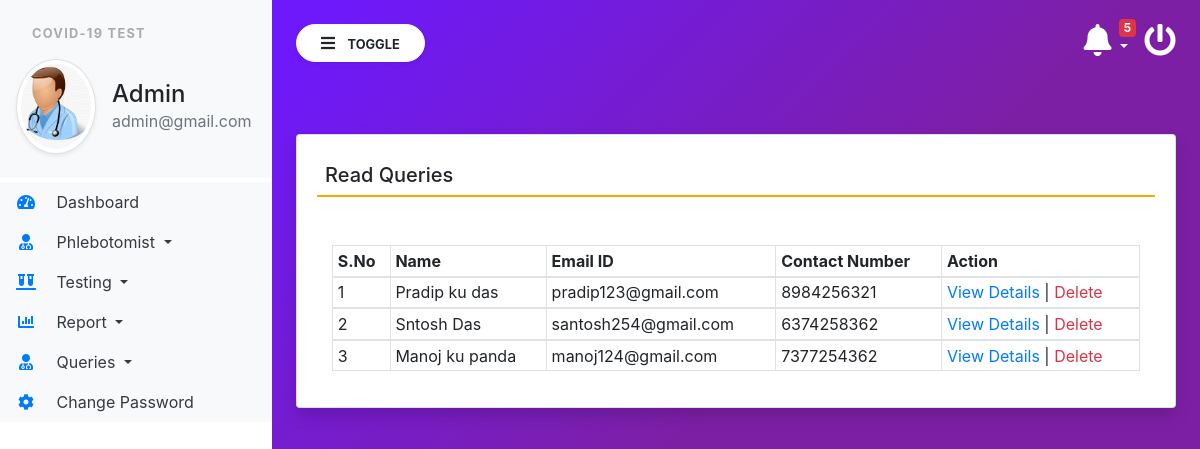
Screenshot of /read_queries (signed in) with the database file from the repository.
### covid/models.py (models this page shows, shortened)
class Contact(models.Model):
    name = models.CharField(max_length=100, null=True)
    emailid = models.CharField(max_length=50, null=True)
    contact = models.CharField(max_length=15, null=True)
    symptoms = models.CharField(max_length=150, null=True)
    message = models.CharField(max_length=300, null=True)
    msgdate = models.DateField(null=True)
    isread = models.CharField(max_length=10, null=True)

### covid/views.py (the view)
# urls.py: path('read_queries', read_queries, name='read_queries'),
def read_queries(request):
    if not request.user.is_authenticated:
        return redirect('login')
    contact = Contact.objects.filter(isread="yes")
    return render(request,'read_queries.html', locals())

### covid/templatetags/custom_tag.py (called while the page is built)
@register.filter(name = 'notification')
def notification(obj):
    test  = Testrecord.objects.filter(ReportStatus="Not Processed yet")
    return test

@register.simple_tag()
def notificationcount(*args, **kwargs):
    testcount  = Testrecord.objects.filter(ReportStatus="Not Processed yet").count()
    return testcount

### covid/templates/read_queries.html
{% extends 'admin_base.html' %}
{% block main  %}
<div class="card shadow mt-5">
    <div class="card-body">
        <h5 class="p-2" style="border-bottom: 2px solid orange;">Read Queries </h5>
        <div class="container-fluid mt-5">
            <table class="table table-bordered table-sm" id="example">
                <thead>
                <tr>
                    <th>S.No</th>
                    <th>Name</th>
                    <th>Email ID</th>
                    <th>Contact Number</th>
                    <th>Action</th>
                </tr>
                </thead>
                {% for i in contact %}
                <tbody>
                <tr>
                    <td>{{forloop.counter}}</td>
                    <td>{{i.name}}</td>
                    <td>{{i.emailid}}</td>
                    <td>{{i.contact}}</td>
                    <td><a href="{% url 'view_queries' i.id %}" class="text-primary">View Details</a> |
                        <a href="{% url 'delete_contact' i.id %}" class="text-danger"
                           onclick="return confirm('Are you sure to delete this Queries ?')">Delete</a></td>
                </tr>
                {% endfor %}
                </tbody>
            </table>
        </div>
    </div>
</div>
{% endblock %}

### covid/templates/admin_base.html (shortened to what this page needs)
{% load static %}
{% load custom_tag %}
<html lang="en">
<head>
    <link rel="stylesheet" href="https://maxcdn.bootstrapcdn.com/bootstrap/4.3.1/css/bootstrap.min.css">
    <link rel="stylesheet" href="https://use.fontawesome.com/releases/v5.6.3/css/all.css"
>
    <link rel="stylesheet" type="text/css" href="{% static 'css/sidebar.css' %}">
</head>
<body>
<div class="vertical-nav bg-white" id="sidebar">
    <div class="py-4 px-3 mb-1 bg-light">
        <p class="font-weight-bold text-uppercase px-3 small dashboard-text">Covid-19 Test</p>
        <div class="media d-flex align-items-center">
            <img src="{% static 'images/admin.jpg' %}" width="80" height="80"
                 class="mr-3 rounded-circle img-thumbnail shadow-sm">
            <div class="media-body">
                <h4 class="mb-0">Admin</h4>
                <p class="text-muted mb-0">{{request.user.email}}</p>
            </div>
        </div>
    </div>
    <ul class="nav flex-column bg-white">
        <li class="nav-item">
            <a href="{% url 'admin_home' %}" class="nav-link text-dark bg-light">
                <i class="fas fa-tachometer-alt fa-fw mr-3 text-primary"></i>
                Dashboard
            </a>
        </li>
        <li class="nav-item dropdown">
            <a class="nav-link dropdown-toggle text-dark bg-light" href="#" id="navbardrop" data-toggle="dropdown">
                <i class="fas fa-user-md mr-3 text-primary fa-fw"></i> Phlebotomist
            </a>
        </li>
        <li class="nav-item dropdown">
            <a class="nav-link dropdown-toggle text-dark bg-light" href="#" id="navbardrop" data-toggle="dropdown">
                <i class="fas fa-vials mr-3 text-primary fa-fw"></i> Testing
            </a>
        </li>
        <li class="nav-item dropdown">
            <a class="nav-link dropdown-toggle text-dark bg-light" href="#" id="navbardrop" data-toggle="dropdown">
                <i class="fas fa-chart-bar mr-3 text-primary fa-fw"></i> Report
            </a>
        </li>
        <li class="nav-item dropdown">
            <a class="nav-link dropdown-toggle text-dark bg-light" href="#" id="navbardrop" data-toggle="dropdown">
                <i class="fas fa-user-md mr-3 text-primary fa-fw"></i> Queries
            </a>
        </li>
        <li class="nav-item">
            <a href="{% url 'changePassword' %}" class="nav-link text-dark bg-light">
                <i class="fas fa-cog mr-3 text-primary fa-fw"></i>
                Change Password
            </a>
        </li>
    </ul>
</div>
<div class="page-content p-4" id="content">
    <a href="/logout" title="logout" class="float-right text-white"><i class="fas fa-power-off fa-2x"></i></a>
    <div class="container">
        <div class="dropdown">
    <a href="" class="float-right text-white pr-3 dropdown-toggle" id="menu1" data-toggle="dropdown"><span class="badge badge-danger">{% notificationcount %}</span><i class="fas fa-bell fa-2x"> </i>
    </a>
    </div>
        </div>
    <button id="sidebarCollapse" type="button" class="btn btn-light bg-white rounded-pill shadow-sm px-4 mb-4">
        <i class="fas fa-bars mr-2"></i>
        <small class="text-uppercase font-weight-bold">Toggle</small>
    </button>
    {% block main %}
    {% endblock %}
</div>
</body>
</html>

### covid/static/css/sidebar.css (style rules this page uses)
body { background-image : linear-gradient(135.9deg,rgba(109,25,252,1) 16.4%,rgba(125,31,165,1) 56.1%); min-height:100vh; }
.vertical-nav { min-width : 17rem; width : 17rem; height:100vh; position:fixed; top:0; left:0; transition: all 0.4s; }
.page-content { width:calc(100% - 17rem); margin-left:17rem; transition:all 0.4s; }
.dashboard-text { letter-spacing : 0.1em; color : #aaa; }
.badge { position: absolute; top: -5px; right: 25px; }

### rows the page displays
Contact: name "Pradip ku das", emailid "pradip123@gmail.com", contact "8984256321"
Contact: name "Sntosh Das", emailid "santosh254@gmail.com", contact "6374258362"
Contact: name "Manoj ku panda", emailid "manoj124@gmail.com", contact "7377254362"

### other values shown
{{ request.user.email }} "admin@gmail.com"
